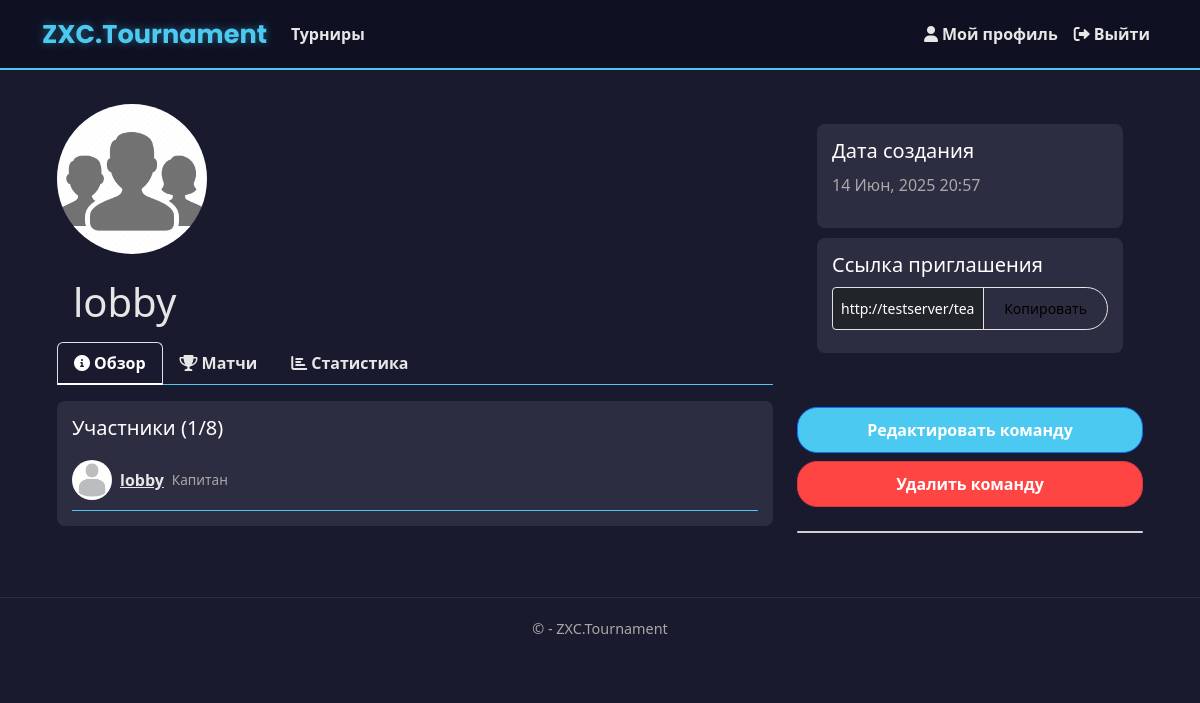
Page /team/4/ (signed in) on the committed database.
### app/models.py (models this page shows, shortened)
class Team(models.Model):
    name = models.CharField(
        max_length=20,
        unique=True,
        verbose_name="Название команды",
        error_messages={
            'unique': "Команда с таким названием уже существует"
        }
    )
    avatar = models.ImageField(
        upload_to='team_avatars/',
        default='team_avatars/default_team.jpg',
        blank=True,
        null=True,
        verbose_name="Аватар команды"
    )
    captain = models.ForeignKey(
        User,
        on_delete=models.CASCADE,
        related_name='captained_teams',
        verbose_name="Капитан"
    )
    members = models.ManyToManyField(
        User,
        related_name='teams',
        blank=True,
        verbose_name="Участники"
    )
    created_at = models.DateTimeField(
        auto_now_add=True,
        verbose_name="Дата создания"
    )
    invite_code = models.CharField(
        max_length=32,
        unique=True,
        verbose_name="Код приглашения"
    )
    class Meta:
        verbose_name = 'Команда'
        verbose_name_plural = 'Команды'
        ordering = ['-created_at']
    def member_count(self):
        if not self.pk:
            return 0
        return self.members.count()
    def is_captain(self, user):
        return self.captain == user
    def is_member(self, user):
        return self.members.filter(pk=user.pk).exists()
    def get_all_members(self):
        if not self.pk:
            return []
        members = list(self.members.all())
        if self.captain not in members:
            members.insert(0, self.captain)
        return members

class UserProfile(models.Model):
    user = models.OneToOneField(User, on_delete=models.CASCADE)
    email_confirmed = models.BooleanField(default=False)
    avatar = models.ImageField(
        upload_to='avatars/',
        default='avatars/default.jpg',
        blank=True,
        null=True
    )
    team = models.ForeignKey(Team, on_delete=models.SET_NULL, null=True, blank=True, related_name='team_members')
    bio = models.TextField(blank=True, null=True)

### app/views.py (the view)
# urls.py: path('team/<int:team_id>/', views.team_page, name='team_page'),
@login_required
def team_page(request, team_id):
    team = get_object_or_404(Team, id=team_id)
    is_member = team.is_member(request.user)
    is_captain = team.is_captain(request.user)
    return render(request, 'app/teams/team_page.html', {
        'team': team,
        'is_member': is_member,
        'is_captain': is_captain,
        'invite_link': request.build_absolute_uri(
            reverse('join_team', kwargs={'invite_code': team.invite_code}))
    })

### app/templates/app/teams/team_page.html (shortened to what this page needs)
{% extends "app/layout.html" %}
{% load static %}
{% block content %}
<div class="container mt-4">
    <div class="row">
        <div class="col-md-8">
            <div class="align-items-center mb-3">
                <img src="{% if team.avatar %}{{ team.avatar.url }}{% else %}/media/team_avatars/default.jpg{% endif %}"
                     class="img-fluid rounded-circle mb-4"
                     style="width: 150px; height: 150px; object-fit: cover;">
                <h1 class="mb-0 ms-3">{{ team.name }}</h1>
            </div>
            <ul class="nav nav-tabs">
                <li class="nav-item">
                    <a class="nav-link active" href="#overview" data-bs-toggle="tab">
                        <i class="fas fa-info-circle me-1"></i>Обзор
                    </a>
                </li>
                <li class="nav-item">
                    <a class="nav-link" href="#matches" data-bs-toggle="tab">
                        <i class="fas fa-trophy me-1"></i>Матчи
                    </a>
                </li>
                <li class="nav-item">
                    <a class="nav-link" href="#statistics" data-bs-toggle="tab">
                        <i class="fas fa-chart-bar me-1"></i>Статистика
                    </a>
                </li>
            </ul>
            <div class="tab-content mt-3">
                <div id="overview" class="tab-pane fade show active">
                    <div class="info-block">
                        <h5>Участники ({{ team.member_count }}/8)</h5>
                        {% for member in team.get_all_members %}
                        <div class="member-card d-flex align-items-center justify-content-between">
                            <div class="d-flex align-items-center gap-2">
                                <img src="{{ member.userprofile.avatar.url }}" alt="{{ member.username }}" class="member-avatar">
                                <a href="{% url 'view_profile' username=member.username %}" class="member-name">
                                    {{ member.username }}
                                </a>
                                <span class="member-role">
                                    {% if member == team.captain %}
                                    Капитан
                                    {% else %}
                                    Участник
                                    {% endif %}
                                </span>
                            </div>
                        </div>
                        {% empty %}
                        <p class="text-muted">Пока никто не присоединился к команде</p>
                        {% endfor %}
                    </div>
                </div>
            </div>
        </div>
        <div class="col-md-4">
            <div class="right-column">
                <div class="info-box">
                    <h5>Дата создания</h5>
                    <p>{{ team.created_at|date:"d M, Y H:i" }}</p>
                </div>
                {% if is_captain %}
                <div class="info-box">
                    <h5>Ссылка приглашения</h5>
                    <div class="input-group mb-2">
                        <input type="text"
                               class="form-control form-control-sm bg-dark text-white"
                               value="{{ invite_link }}"
                               id="inviteLink"
                               readonly>
                        <button class="btn btn-outline-secondary btn-sm" type="button" onclick="copyInviteLink()">
                            Копировать
                        </button>
                    </div>
                </div>
                {% endif %}
            </div>
            {% if is_captain %}
            <div class="action-buttons mt-4">
                <a href="{% url 'edit_team' team_id=team.id %}" class="btn btn-primary mb-2 w-100">
                    Редактировать команду
                </a>
                <a href="{% url 'delete_team' team_id=team.id %}" class="btn btn-danger w-100">
                    Удалить команду
                </a>
            </div>
            {% endif %}
            <div class="card mt-4 mb-4">
            </div>
        </div>
    </div>
</div>
{% endblock %}

### static/app/content/site.css (style rules this page uses)
body { padding-top: 10px; padding-bottom: 10px; }
input, select, textarea { max-width: 280px; }
body { background-color: #1a1a2e; color: #e6e6e6; font-family: 'Segoe UI', Tahoma, Geneva, Verdana, sans-serif; }

### app/templates/app/layout.html (style rules this page uses)
.nav-link { color: #e6e6e6 !important; font-weight: 500; transition: color 0.3s ease; }

### app/templates/app/teams/team_page.html (style rules this page uses)
.nav-tabs { border-bottom: 1px solid #4cc9f0; }
.nav-link { color: #e6e6e6; font-weight: bold; }
.nav-link.active { background-color: transparent !important; color: white !important; border-bottom: 2px solid #4cc9f0; }
.info-block { background-color: #2d2d42; padding: 15px; margin-bottom: 20px; border-radius: 8px; }
.info-block h5 { color: #ffffff; margin-bottom: 10px; }
.btn-primary { background-color: #4cc9f0; color: white; font-weight: bold; padding: 10px 20px; border-radius: 20px; }
.btn-danger { background-color: #ff4444; color: white; font-weight: bold; padding: 10px 20px; border-radius: 20px; }
.btn-outline-secondary { color: black; border-color: #e6e6e6; padding: 10px 20px; border-radius: 35px; }
.right-column { background-color: #1a1a2e; padding: 20px; border-radius: 10px; margin-bottom: 20px; }
.right-column h5 { color: #ffffff; margin-bottom: 10px; }
.right-column p { color: #a8a8a8; }
.info-box { background-color: #2d2d42; padding: 15px; border-radius: 8px; margin-bottom: 10px; }
.info-box h5 { color: #ffffff; margin-bottom: 10px; }
.info-box p { color: #a8a8a8; }
.member-card { display: flex; align-items: center; gap: 10px; padding: 10px 0; border-bottom: 1px solid #4cc9f0; }
.member-avatar { width: 40px; height: 40px; object-fit: cover; border-radius: 50%; }
.member-name { font-weight: bold; color: #e6e6e6; }
.member-role { color: #a8a8a8; font-size: 0.85rem; margin-left: auto; }

### rows in the picture
Team: avatar (placeholder picture), name "lobby", member_count "1", created_at "14 Июн, 2025 20:57"

### other values in the picture
{{ member.username }} "lobby"
